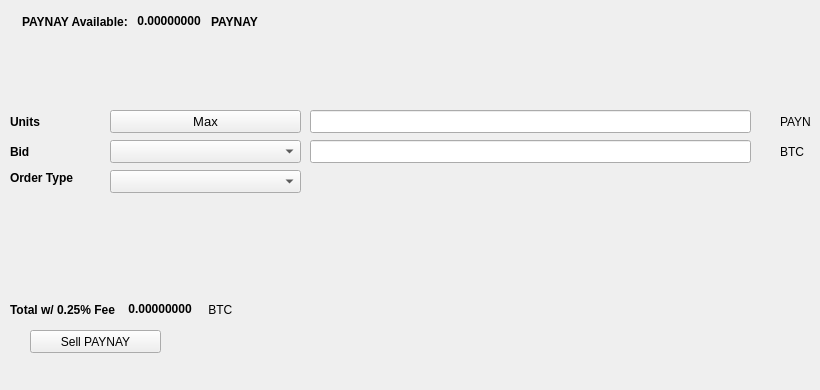
   <widget class="QWidget" name="SellTab">
    <attribute name="title">
     <string>Sell</string>
    </attribute>
    <widget class="QLabel" name="label_16">
     <property name="geometry">
      <rect>
       <x>780</x>
       <y>140</y>
       <width>31</width>
       <height>23</height>
      </rect>
     </property>
     <property name="text">
      <string>BTC</string>
     </property>
    </widget>
    <widget class="QComboBox" name="SellBidcomboBox">
     <property name="geometry">
      <rect>
       <x>110</x>
       <y>140</y>
       <width>191</width>
       <height>23</height>
      </rect>
     </property>
     <property name="font">
      <font>
       <pointsize>10</pointsize>
      </font>
     </property>
    </widget>
    <widget class="QLabel" name="label_18">
     <property name="geometry">
      <rect>
       <x>10</x>
       <y>110</y>
       <width>46</width>
       <height>23</height>
      </rect>
     </property>
     <property name="font">
      <font>
       <weight>75</weight>
       <bold>true</bold>
      </font>
     </property>
     <property name="text">
      <string>Units</string>
     </property>
    </widget>
    <widget class="QPushButton" name="Sell_Max_Amount">
     <property name="geometry">
      <rect>
       <x>110</x>
       <y>110</y>
       <width>191</width>
       <height>23</height>
      </rect>
     </property>
     <property name="font">
      <font>
       <pointsize>10</pointsize>
      </font>
     </property>
     <property name="text">
      <string>Max</string>
     </property>
    </widget>
    <widget class="QLabel" name="label_20">
     <property name="geometry">
      <rect>
       <x>10</x>
       <y>170</y>
       <width>91</width>
       <height>16</height>
      </rect>
     </property>
     <property name="font">
      <font>
       <weight>75</weight>
       <bold>true</bold>
      </font>
     </property>
     <property name="text">
      <string>Order Type</string>
     </property>
    </widget>
    <widget class="QComboBox" name="SellOrdertypeCombo">
     <property name="geometry">
      <rect>
       <x>110</x>
       <y>170</y>
       <width>191</width>
       <height>23</height>
      </rect>
     </property>
     <property name="font">
      <font>
       <pointsize>10</pointsize>
      </font>
     </property>
    </widget>
    <widget class="QLabel" name="label_21">
     <property name="geometry">
      <rect>
       <x>10</x>
       <y>140</y>
       <width>46</width>
       <height>23</height>
      </rect>
     </property>
     <property name="font">
      <font>
       <weight>75</weight>
       <bold>true</bold>
      </font>
     </property>
     <property name="text">
      <string>Bid</string>
     </property>
    </widget>
    <widget class="QLabel" name="label_22">
     <property name="geometry">
      <rect>
       <x>780</x>
       <y>110</y>
       <width>31</width>
       <height>23</height>
      </rect>
     </property>
     <property name="text">
      <string>PAYNAY</string>
     </property>
    </widget>
    <widget class="QLineEdit" name="UnitsInputECA">
     <property name="geometry">
      <rect>
       <x>310</x>
       <y>110</y>
       <width>441</width>
       <height>23</height>
      </rect>
     </property>
     <property name="font">
      <font>
       <pointsize>9</pointsize>
       <weight>75</weight>
       <bold>true</bold>
      </font>
     </property>
    </widget>
    <widget class="QLineEdit" name="SellBidPriceEdit">
     <property name="geometry">
      <rect>
       <x>310</x>
       <y>140</y>
       <width>441</width>
       <height>23</height>
      </rect>
     </property>
     <property name="font">
      <font>
       <pointsize>9</pointsize>
       <weight>75</weight>
       <bold>true</bold>
      </font>
     </property>
    </widget>
    <widget class="QPushButton" name="SellECABTN">
     <property name="geometry">
      <rect>
       <x>30</x>
       <y>330</y>
       <width>131</width>
       <height>23</height>
      </rect>
     </property>
     <property name="text">
      <string>Sell PAYNAY</string>
     </property>
     <property name="icon">
      <iconset resource="../paynay">
       <normaloff>:/icons/bitcoin</normaloff>:/icons/bitcoin</iconset>
     </property>
    </widget>
    <widget class="QWidget" name="layoutWidget3">
     <property name="geometry">
      <rect>
       <x>22</x>
       <y>12</y>
       <width>258</width>
       <height>19</height>
      </rect>
     </property>
     <layout class="QHBoxLayout" name="horizontalLayout">
      <item>
       <widget class="QLabel" name="label232_2">
        <property name="font">
         <font>
          <weight>75</weight>
          <bold>true</bold>
         </font>
        </property>
        <property name="text">
         <string>PAYNAY Available:</string>
        </property>
       </widget>
      </item>
      <item>
       <widget class="QLabel" name="ECAAvailableLabel">
        <property name="palette">
         <palette>
          <active>
           <colorrole role="WindowText">
            <brush brushstyle="SolidPattern">
             <color alpha="255">
              <red>0</red>
              <green>0</green>
              <blue>0</blue>
             </color>
            </brush>
           </colorrole>
           <colorrole role="Button">
            <brush brushstyle="SolidPattern">
             <color alpha="255">
              <red>0</red>
              <green>170</green>
              <blue>0</blue>
             </color>
            </brush>
           </colorrole>
           <colorrole role="Light">
            <brush brushstyle="SolidPattern">
             <color alpha="255">
              <red>0</red>
              <green>255</green>
              <blue>0</blue>
             </color>
            </brush>
           </colorrole>
           <colorrole role="Midlight">
            <brush brushstyle="SolidPattern">
             <color alpha="255">
              <red>0</red>
              <green>212</green>
              <blue>0</blue>
             </color>
            </brush>
           </colorrole>
           <colorrole role="Dark">
            <brush brushstyle="SolidPattern">
             <color alpha="255">
              <red>0</red>
              <green>85</green>
              <blue>0</blue>
             </color>
            </brush>
           </colorrole>
           <colorrole role="Mid">
            <brush brushstyle="SolidPattern">
             <color alpha="255">
              <red>0</red>
              <green>113</green>
              <blue>0</blue>
             </color>
            </brush>
           </colorrole>
           <colorrole role="Text">
            <brush brushstyle="SolidPattern">
             <color alpha="255">
              <red>0</red>
              <green>170</green>
              <blue>0</blue>
             </color>
            </brush>
           </colorrole>
           <colorrole role="BrightText">
            <brush brushstyle="SolidPattern">
             <color alpha="255">
              <red>255</red>
              <green>255</green>
              <blue>255</blue>
             </color>
            </brush>
           </colorrole>
           <colorrole role="ButtonText">
            <brush brushstyle="SolidPattern">
             <color alpha="255">
              <red>0</red>
              <green>0</green>
              <blue>0</blue>
             </color>
            </brush>
           </colorrole>
           <colorrole role="Base">
            <brush brushstyle="SolidPattern">
             <color alpha="255">
              <red>255</red>
              <green>255</green>
              <blue>255</blue>
             </color>
            </brush>
           </colorrole>
           <colorrole role="Window">
            <brush brushstyle="SolidPattern">
             <color alpha="255">
              <red>0</red>
              <green>170</green>
              <blue>0</blue>
             </color>
            </brush>
           </colorrole>
           <colorrole role="Shadow">
            <brush brushstyle="SolidPattern">
             <color alpha="255">
              <red>0</red>
              <green>0</green>
              <blue>0</blue>
             </color>
            </brush>
           </colorrole>
           <colorrole role="AlternateBase">
            <brush brushstyle="SolidPattern">
             <color alpha="255">
              <red>127</red>
              <green>212</green>
              <blue>127</blue>
             </color>
            </brush>
           </colorrole>
           <colorrole role="ToolTipBase">
            <brush brushstyle="SolidPattern">
             <color alpha="255">
              <red>255</red>
              <green>255</green>
              <blue>220</blue>
             </color>
            </brush>
           </colorrole>
           <colorrole role="ToolTipText">
            <brush brushstyle="SolidPattern">
             <color alpha="255">
              <red>0</red>
              <green>0</green>
              <blue>0</blue>
             </color>
            </brush>
           </colorrole>
          </active>
          <inactive>
           <colorrole role="WindowText">
            <brush brushstyle="SolidPattern">
             <color alpha="255">
              <red>0</red>
              <green>0</green>
              <blue>0</blue>
             </color>
            </brush>
           </colorrole>
           <colorrole role="Button">
            <brush brushstyle="SolidPattern">
             <color alpha="255">
              <red>0</red>
              <green>170</green>
              <blue>0</blue>
             </color>
            </brush>
           </colorrole>
           <colorrole role="Light">
            <brush brushstyle="SolidPattern">
             <color alpha="255">
              <red>0</red>
              <green>255</green>
              <blue>0</blue>
             </color>
            </brush>
           </colorrole>
           <colorrole role="Midlight">
            <brush brushstyle="SolidPattern">
             <color alpha="255">
              <red>0</red>
              <green>212</green>
              <blue>0</blue>
             </color>
            </brush>
           </colorrole>
           <colorrole role="Dark">
            <brush brushstyle="SolidPattern">
             <color alpha="255">
              <red>0</red>
              <green>85</green>
              <blue>0</blue>
             </color>
            </brush>
           </colorrole>
           <colorrole role="Mid">
            <brush brushstyle="SolidPattern">
             <color alpha="255">
              <red>0</red>
              <green>113</green>
              <blue>0</blue>
             </color>
            </brush>
           </colorrole>
           <colorrole role="Text">
            <brush brushstyle="SolidPattern">
             <color alpha="255">
              <red>0</red>
              <green>170</green>
              <blue>0</blue>
             </color>
            </brush>
           </colorrole>
           <colorrole role="BrightText">
            <brush brushstyle="SolidPattern">
             <color alpha="255">
              <red>255</red>
              <green>255</green>
              <blue>255</blue>
             </color>
            </brush>
           </colorrole>
           <colorrole role="ButtonText">
            <brush brushstyle="SolidPattern">
             <color alpha="255">
              <red>0</red>
              <green>0</green>
              <blue>0</blue>
             </color>
            </brush>
           </colorrole>
           <colorrole role="Base">
            <brush brushstyle="SolidPattern">
             <color alpha="255">
              <red>255</red>
              <green>255</green>
              <blue>255</blue>
             </color>
            </brush>
           </colorrole>
           <colorrole role="Window">
            <brush brushstyle="SolidPattern">
             <color alpha="255">
              <red>0</red>
              <green>170</green>
              <blue>0</blue>
             </color>
            </brush>
           </colorrole>
           <colorrole role="Shadow">
            <brush brushstyle="SolidPattern">
             <color alpha="255">
              <red>0</red>
              <green>0</green>
              <blue>0</blue>
             </color>
            </brush>
           </colorrole>
           <colorrole role="AlternateBase">
            <brush brushstyle="SolidPattern">
             <color alpha="255">
              <red>127</red>
              <green>212</green>
              <blue>127</blue>
             </color>
            </brush>
           </colorrole>
           <colorrole role="ToolTipBase">
            <brush brushstyle="SolidPattern">
             <color alpha="255">
              <red>255</red>
              <green>255</green>
              <blue>220</blue>
             </color>
            </brush>
           </colorrole>
           <colorrole role="ToolTipText">
            <brush brushstyle="SolidPattern">
             <color alpha="255">
              <red>0</red>
              <green>0</green>
              <blue>0</blue>
             </color>
            </brush>
           </colorrole>
          </inactive>
          <disabled>
           <colorrole role="WindowText">
            <brush brushstyle="SolidPattern">
             <color alpha="255">
              <red>0</red>
              <green>85</green>
              <blue>0</blue>
             </color>
            </brush>
           </colorrole>
           <colorrole role="Button">
            <brush brushstyle="SolidPattern">
             <color alpha="255">
              <red>0</red>
              <green>170</green>
              <blue>0</blue>
             </color>
            </brush>
           </colorrole>
           <colorrole role="Light">
            <brush brushstyle="SolidPattern">
             <color alpha="255">
              <red>0</red>
              <green>255</green>
              <blue>0</blue>
             </color>
            </brush>
           </colorrole>
           <colorrole role="Midlight">
            <brush brushstyle="SolidPattern">
             <color alpha="255">
              <red>0</red>
              <green>212</green>
              <blue>0</blue>
             </color>
            </brush>
           </colorrole>
           <colorrole role="Dark">
            <brush brushstyle="SolidPattern">
             <color alpha="255">
              <red>0</red>
              <green>85</green>
              <blue>0</blue>
             </color>
            </brush>
           </colorrole>
           <colorrole role="Mid">
            <brush brushstyle="SolidPattern">
             <color alpha="255">
              <red>0</red>
              <green>113</green>
              <blue>0</blue>
             </color>
            </brush>
           </colorrole>
           <colorrole role="Text">
            <brush brushstyle="SolidPattern">
             <color alpha="255">
              <red>0</red>
              <green>85</green>
              <blue>0</blue>
             </color>
            </brush>
           </colorrole>
           <colorrole role="BrightText">
            <brush brushstyle="SolidPattern">
             <color alpha="255">
              <red>255</red>
              <green>255</green>
              <blue>255</blue>
             </color>
            </brush>
           </colorrole>
           <colorrole role="ButtonText">
            <brush brushstyle="SolidPattern">
             <color alpha="255">
              <red>0</red>
              <green>85</green>
              <blue>0</blue>
             </color>
            </brush>
           </colorrole>
           <colorrole role="Base">
            <brush brushstyle="SolidPattern">
             <color alpha="255">
              <red>0</red>
              <green>170</green>
              <blue>0</blue>
             </color>
            </brush>
           </colorrole>
           <colorrole role="Window">
            <brush brushstyle="SolidPattern">
             <color alpha="255">
              <red>0</red>
              <green>170</green>
              <blue>0</blue>
             </color>
            </brush>
           </colorrole>
           <colorrole role="Shadow">
            <brush brushstyle="SolidPattern">
             <color alpha="255">
              <red>0</red>
              <green>0</green>
              <blue>0</blue>
             </color>
            </brush>
           </colorrole>
           <colorrole role="AlternateBase">
            <brush brushstyle="SolidPattern">
             <color alpha="255">
              <red>0</red>
              <green>170</green>
              <blue>0</blue>
             </color>
            </brush>
           </colorrole>
           <colorrole role="ToolTipBase">
            <brush brushstyle="SolidPattern">
             <color alpha="255">
              <red>255</red>
              <green>255</green>
              <blue>220</blue>
             </color>
            </brush>
           </colorrole>
           <colorrole role="ToolTipText">
            <brush brushstyle="SolidPattern">
             <color alpha="255">
              <red>0</red>
              <green>0</green>
              <blue>0</blue>
             </color>
            </brush>
           </colorrole>
          </disabled>
         </palette>
        </property>
        <property name="font">
         <font>
          <weight>75</weight>
          <bold>true</bold>
         </font>
        </property>
        <property name="text">
         <string> 0.00000000 </string>
        </property>
        <property name="textInteractionFlags">
         <set>Qt::LinksAccessibleByMouse|Qt::TextSelectableByKeyboard|Qt::TextSelectableByMouse</set>
        </property>
       </widget>
      </item>
      <item>
       <widget class="QLabel" name="labelECA">
        <property name="font">
         <font>
          <weight>75</weight>
          <bold>true</bold>
         </font>
        </property>
        <property name="text">
         <string>PAYNAY</string>
        </property>
       </widget>
      </item>
     </layout>
    </widget>
    <widget class="QWidget" name="layoutWidget">
     <property name="geometry">
      <rect>
       <x>10</x>
       <y>300</y>
       <width>268</width>
       <height>19</height>
      </rect>
     </property>
     <layout class="QHBoxLayout" name="horizontalLayout_2">
      <item>
       <widget class="QLabel" name="label_19">
        <property name="font">
         <font>
          <weight>75</weight>
          <bold>true</bold>
         </font>
        </property>
        <property name="text">
         <string>Total w/ 0.25% Fee </string>
        </property>
       </widget>
      </item>
      <item>
       <widget class="QLabel" name="SellCostLabel">
        <property name="palette">
         <palette>
          <active>
           <colorrole role="WindowText">
            <brush brushstyle="SolidPattern">
             <color alpha="255">
              <red>0</red>
              <green>0</green>
              <blue>0</blue>
             </color>
            </brush>
           </colorrole>
           <colorrole role="Button">
            <brush brushstyle="SolidPattern">
             <color alpha="255">
              <red>0</red>
              <green>170</green>
              <blue>0</blue>
             </color>
            </brush>
           </colorrole>
           <colorrole role="Light">
            <brush brushstyle="SolidPattern">
             <color alpha="255">
              <red>0</red>
              <green>255</green>
              <blue>0</blue>
             </color>
            </brush>
           </colorrole>
           <colorrole role="Midlight">
            <brush brushstyle="SolidPattern">
             <color alpha="255">
              <red>0</red>
              <green>212</green>
              <blue>0</blue>
             </color>
            </brush>
           </colorrole>
           <colorrole role="Dark">
            <brush brushstyle="SolidPattern">
             <color alpha="255">
              <red>0</red>
              <green>85</green>
              <blue>0</blue>
             </color>
            </brush>
           </colorrole>
           <colorrole role="Mid">
            <brush brushstyle="SolidPattern">
             <color alpha="255">
              <red>0</red>
              <green>113</green>
              <blue>0</blue>
             </color>
            </brush>
           </colorrole>
           <colorrole role="Text">
            <brush brushstyle="SolidPattern">
             <color alpha="255">
              <red>0</red>
              <green>170</green>
              <blue>0</blue>
             </color>
            </brush>
           </colorrole>
           <colorrole role="BrightText">
            <brush brushstyle="SolidPattern">
             <color alpha="255">
              <red>255</red>
              <green>255</green>
              <blue>255</blue>
             </color>
            </brush>
           </colorrole>
           <colorrole role="ButtonText">
            <brush brushstyle="SolidPattern">
             <color alpha="255">
              <red>0</red>
              <green>0</green>
              <blue>0</blue>
             </color>
            </brush>
           </colorrole>
           <colorrole role="Base">
            <brush brushstyle="SolidPattern">
             <color alpha="255">
              <red>255</red>
              <green>255</green>
              <blue>255</blue>
             </color>
            </brush>
           </colorrole>
           <colorrole role="Window">
            <brush brushstyle="SolidPattern">
             <color alpha="255">
              <red>0</red>
              <green>170</green>
              <blue>0</blue>
             </color>
            </brush>
           </colorrole>
           <colorrole role="Shadow">
            <brush brushstyle="SolidPattern">
             <color alpha="255">
              <red>0</red>
              <green>0</green>
              <blue>0</blue>
             </color>
            </brush>
           </colorrole>
           <colorrole role="AlternateBase">
            <brush brushstyle="SolidPattern">
             <color alpha="255">
              <red>127</red>
              <green>212</green>
              <blue>127</blue>
             </color>
            </brush>
           </colorrole>
           <colorrole role="ToolTipBase">
            <brush brushstyle="SolidPattern">
             <color alpha="255">
              <red>255</red>
              <green>255</green>
              <blue>220</blue>
             </color>
            </brush>
           </colorrole>
           <colorrole role="ToolTipText">
            <brush brushstyle="SolidPattern">
             <color alpha="255">
              <red>0</red>
              <green>0</green>
              <blue>0</blue>
             </color>
            </brush>
           </colorrole>
          </active>
          <inactive>
           <colorrole role="WindowText">
            <brush brushstyle="SolidPattern">
             <color alpha="255">
              <red>0</red>
              <green>0</green>
              <blue>0</blue>
             </color>
            </brush>
           </colorrole>
           <colorrole role="Button">
            <brush brushstyle="SolidPattern">
             <color alpha="255">
              <red>0</red>
              <green>170</green>
              <blue>0</blue>
             </color>
            </brush>
           </colorrole>
           <colorrole role="Light">
            <brush brushstyle="SolidPattern">
             <color alpha="255">
              <red>0</red>
              <green>255</green>
              <blue>0</blue>
             </color>
            </brush>
           </colorrole>
           <colorrole role="Midlight">
            <brush brushstyle="SolidPattern">
             <color alpha="255">
              <red>0</red>
              <green>212</green>
              <blue>0</blue>
             </color>
            </brush>
           </colorrole>
           <colorrole role="Dark">
            <brush brushstyle="SolidPattern">
             <color alpha="255">
              <red>0</red>
              <green>85</green>
              <blue>0</blue>
             </color>
            </brush>
           </colorrole>
           <colorrole role="Mid">
            <brush brushstyle="SolidPattern">
             <color alpha="255">
              <red>0</red>
              <green>113</green>
              <blue>0</blue>
             </color>
            </brush>
           </colorrole>
           <colorrole role="Text">
            <brush brushstyle="SolidPattern">
             <color alpha="255">
              <red>0</red>
              <green>170</green>
              <blue>0</blue>
             </color>
            </brush>
           </colorrole>
           <colorrole role="BrightText">
            <brush brushstyle="SolidPattern">
             <color alpha="255">
              <red>255</red>
              <green>255</green>
              <blue>255</blue>
             </color>
            </brush>
           </colorrole>
           <colorrole role="ButtonText">
            <brush brushstyle="SolidPattern">
             <color alpha="255">
              <red>0</red>
              <green>0</green>
              <blue>0</blue>
             </color>
            </brush>
           </colorrole>
           <colorrole role="Base">
            <brush brushstyle="SolidPattern">
             <color alpha="255">
              <red>255</red>
              <green>255</green>
              <blue>255</blue>
             </color>
            </brush>
           </colorrole>
           <colorrole role="Window">
            <brush brushstyle="SolidPattern">
             <color alpha="255">
              <red>0</red>
              <green>170</green>
              <blue>0</blue>
             </color>
            </brush>
           </colorrole>
           <colorrole role="Shadow">
            <brush brushstyle="SolidPattern">
             <color alpha="255">
              <red>0</red>
              <green>0</green>
              <blue>0</blue>
             </color>
            </brush>
           </colorrole>
           <colorrole role="AlternateBase">
            <brush brushstyle="SolidPattern">
             <color alpha="255">
              <red>127</red>
              <green>212</green>
              <blue>127</blue>
             </color>
            </brush>
           </colorrole>
           <colorrole role="ToolTipBase">
            <brush brushstyle="SolidPattern">
             <color alpha="255">
              <red>255</red>
              <green>255</green>
              <blue>220</blue>
             </color>
            </brush>
           </colorrole>
           <colorrole role="ToolTipText">
            <brush brushstyle="SolidPattern">
             <color alpha="255">
              <red>0</red>
              <green>0</green>
              <blue>0</blue>
             </color>
            </brush>
           </colorrole>
          </inactive>
          <disabled>
           <colorrole role="WindowText">
            <brush brushstyle="SolidPattern">
             <color alpha="255">
              <red>0</red>
              <green>85</green>
              <blue>0</blue>
             </color>
            </brush>
           </colorrole>
           <colorrole role="Button">
            <brush brushstyle="SolidPattern">
             <color alpha="255">
              <red>0</red>
              <green>170</green>
              <blue>0</blue>
             </color>
            </brush>
           </colorrole>
           <colorrole role="Light">
            <brush brushstyle="SolidPattern">
             <color alpha="255">
              <red>0</red>
              <green>255</green>
              <blue>0</blue>
             </color>
            </brush>
           </colorrole>
           <colorrole role="Midlight">
            <brush brushstyle="SolidPattern">
             <color alpha="255">
              <red>0</red>
              <green>212</green>
              <blue>0</blue>
             </color>
            </brush>
           </colorrole>
           <colorrole role="Dark">
            <brush brushstyle="SolidPattern">
             <color alpha="255">
              <red>0</red>
              <green>85</green>
              <blue>0</blue>
             </color>
            </brush>
           </colorrole>
           <colorrole role="Mid">
            <brush brushstyle="SolidPattern">
             <color alpha="255">
              <red>0</red>
              <green>113</green>
              <blue>0</blue>
             </color>
            </brush>
           </colorrole>
           <colorrole role="Text">
            <brush brushstyle="SolidPattern">
             <color alpha="255">
              <red>0</red>
              <green>85</green>
              <blue>0</blue>
             </color>
            </brush>
           </colorrole>
           <colorrole role="BrightText">
            <brush brushstyle="SolidPattern">
             <color alpha="255">
              <red>255</red>
              <green>255</green>
              <blue>255</blue>
             </color>
            </brush>
           </colorrole>
           <colorrole role="ButtonText">
            <brush brushstyle="SolidPattern">
             <color alpha="255">
              <red>0</red>
              <green>85</green>
              <blue>0</blue>
             </color>
            </brush>
           </colorrole>
           <colorrole role="Base">
            <brush brushstyle="SolidPattern">
             <color alpha="255">
              <red>0</red>
              <green>170</green>
              <blue>0</blue>
             </color>
            </brush>
           </colorrole>
           <colorrole role="Window">
            <brush brushstyle="SolidPattern">
             <color alpha="255">
              <red>0</red>
              <green>170</green>
              <blue>0</blue>
             </color>
            </brush>
           </colorrole>
           <colorrole role="Shadow">
            <brush brushstyle="SolidPattern">
             <color alpha="255">
              <red>0</red>
              <green>0</green>
              <blue>0</blue>
             </color>
            </brush>
           </colorrole>
           <colorrole role="AlternateBase">
            <brush brushstyle="SolidPattern">
             <color alpha="255">
              <red>0</red>
              <green>170</green>
              <blue>0</blue>
             </color>
            </brush>
           </colorrole>
           <colorrole role="ToolTipBase">
            <brush brushstyle="SolidPattern">
             <color alpha="255">
              <red>255</red>
              <green>255</green>
              <blue>220</blue>
             </color>
            </brush>
           </colorrole>
           <colorrole role="ToolTipText">
            <brush brushstyle="SolidPattern">
             <color alpha="255">
              <red>0</red>
              <green>0</green>
              <blue>0</blue>
             </color>
            </brush>
           </colorrole>
          </disabled>
         </palette>
        </property>
        <property name="font">
         <font>
          <weight>75</weight>
          <bold>true</bold>
         </font>
        </property>
        <property name="autoFillBackground">
         <bool>false</bool>
        </property>
        <property name="text">
         <string> 0.00000000</string>
        </property>
        <property name="textInteractionFlags">
         <set>Qt::LinksAccessibleByMouse|Qt::TextSelectableByMouse</set>
        </property>
       </widget>
      </item>
      <item>
       <widget class="QLabel" name="label_17">
        <property name="font">
         <font>
          <weight>50</weight>
          <bold>false</bold>
         </font>
        </property>
        <property name="text">
         <string> BTC</string>
        </property>
       </widget>
      </item>
     </layout>
    </widget>
    <widget class="QLabel" name="label_23">
     <property name="geometry">
      <rect>
       <x>460</x>
       <y>300</y>
       <width>281</width>
       <height>81</height>
      </rect>
     </property>
     <property name="text">
      <string/>
     </property>
     <property name="pixmap">
      <pixmap>:/images/bittrex</pixmap>
     </property>
    </widget>
   </widget>
